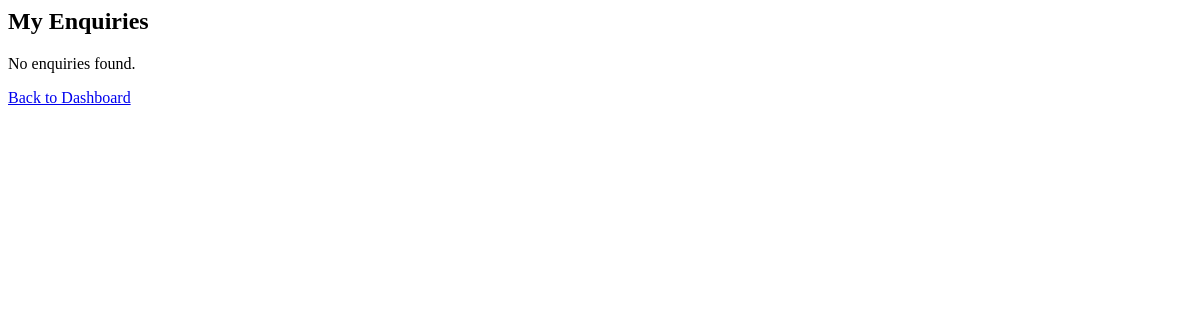
The page /user/enquiries/ (signed in) on the database as committed earlier.
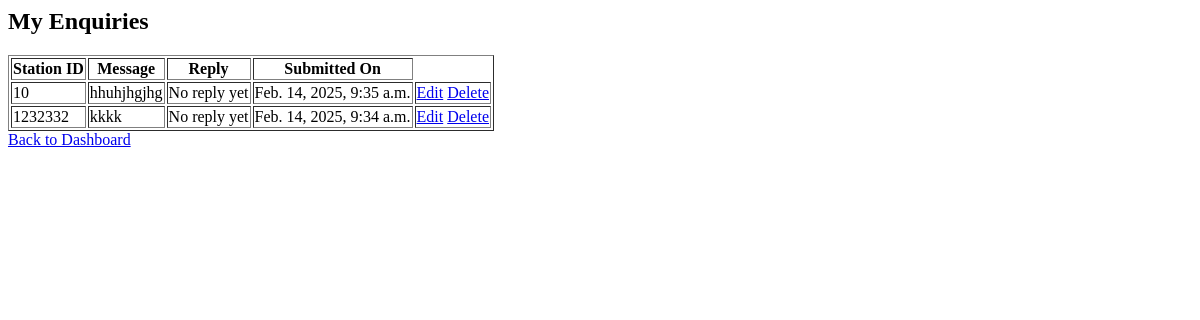
The same page on the database as committed later.
### Personapp/models.py (models this page shows, shortened)
class StationEnquiry(models.Model):
    station = models.ForeignKey(Station, on_delete=models.CASCADE)
    user = models.ForeignKey(Login, on_delete=models.SET_NULL, null=True, blank=True)
    name = models.CharField(max_length=100)
    email = models.EmailField()
    message = models.TextField()
    reply = models.TextField(blank=True, null=True)  # New field for station reply
    current_date= models.DateTimeField(auto_now_add=True)

class Station(models.Model):
    stationid=models.CharField(max_length=50,unique=True)
    addressline1=models.CharField(max_length=250)
    addressline2=models.CharField(max_length=250)
    district=models.CharField(max_length=250)
    city=models.CharField(max_length=200)
    contactno=models.CharField(max_length=200)
    loginid=models.ForeignKey('Login',on_delete=models.CASCADE)

### Personapp/views.py (the view)
# urls.py: path('user/enquiries/', views.user_enquiries_list, name='user_enquiries_list'),
def user_enquiries_list(request):
    user_id = request.session.get('user_id')
    if not user_id:
        messages.error(request, "Session expired. Please log in again.")
        return redirect('login')
    enquiries = StationEnquiry.objects.filter(user_id=user_id).order_by('-current_date')
    return render(request, 'user_enquiries_list.html', {'enquiries': enquiries})

### Personapp/templates/user_enquiries_list.html
{% block content %}
<h2>My Enquiries</h2>
{% if enquiries %}
    <table border="1">
        <tr>
            <th>Station ID</th>
            <th>Message</th>
            <th>Reply</th>
            <th>Submitted On</th>
        </tr>
        {% for enquiry in enquiries %}
        <tr>
            <td>{{ enquiry.station.stationid }}</td>
            <td>{{ enquiry.message }}</td>
            <td>
                {% if enquiry.reply %}
                    <span class="text-success">{{ enquiry.reply }}</span>
                {% else %}
                    <span class="text-danger">No reply yet</span>
                {% endif %}
            </td>
            <td>{{ enquiry.current_date }}</td>
            <td>
                {% if not enquiry.reply %}
                    <a href="{% url 'user_enquiry_edit' enquiry.id %}" class="btn btn-warning">Edit</a>
                    <a href="{% url 'user_enquiry_delete' enquiry.id %}" class="btn btn-danger" onclick="return confirm('Are you sure you want to delete this enquiry?');">Delete</a>
                {% else %}
                    <span class="text-success">Replied</span>
                {% endif %}
            </td>
        </tr>
        {% endfor %}
    </table>
{% else %}
    <p>No enquiries found.</p>
{% endif %}
<a href="{% url 'userhome' %}">Back to Dashboard</a>
{% endblock %}

Rows that differ between the two databases and show on the page:
added StationEnquiry: station.stationid "10", message "hhuhjhgjhg", shows "No reply yet", current_date "Feb. 14, 2025, 9:35 a.m.", shows "Edit"
added StationEnquiry: station.stationid "1232332", message "kkkk", shows "No reply yet", current_date "Feb. 14, 2025, 9:34 a.m.", shows "Edit"
Other text that changed with them:
text no longer shown: "No enquiries found."
text now shown: "Station ID Message Reply Submitted On"
